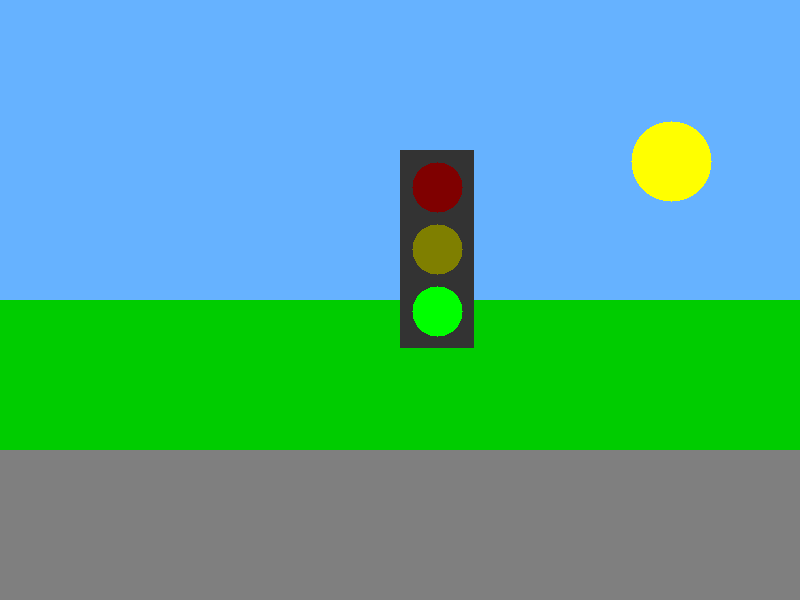
#> input picture PS2/input_images/scene_tl_1.png, 800 x 600 px; its folder holds 6 pictures in this run
$ python experiment.py   (Python 2 division)
#> lines starting #> are read from the running program, lines starting #| are printed output that depends on the picture; after the words box and inside, x2 and y2 are one past the last pixel; in counts of white or black regions, pixels touching at a corner belong together
### PS2/ps2.py
import cv2
import numpy as np
from matplotlib import pyplot as plt


def traffic_light_detection(img_in, radii_range):
    """Finds the coordinates of a traffic light image given a radii
    range.
    Use the radii range to find the circles in the traffic light and
    identify which of them represents the yellow light.
    Analyze the states of all three lights and determine whether the
    traffic light is red, yellow, or green. This will be referred to
    as the 'state'.
    It is recommended you use Hough tools to find these circles in
    the image.
    The input image may be just the traffic light with a white
    background or a larger image of a scene containing a traffic
    light.
    Args:
        img_in (numpy.array): image containing a traffic light.
        radii_range (list): range of radii values to search for.
    Returns:
        tuple: 2-element tuple containing:
        coordinates (tuple): traffic light center using the (x, y)
                             convention.
        state (str): traffic light state. A value in {'red', 'yellow',
                     'green'}
    """
    img_copy = np.copy(img_in)
    gray = cv2.cvtColor(img_copy, cv2.COLOR_BGR2GRAY)
    #canny = cv2.Canny(gray,30,70)

    circles = cv2.HoughCircles(gray, method=cv2.HOUGH_GRADIENT,dp=1.5, minDist= 10,param1=70,param2=25,minRadius=radii_range[0],maxRadius=radii_range[-1])
    circles = circles.squeeze(0)

    hsv = cv2.cvtColor(img_copy, cv2.COLOR_BGR2HSV)
    #sort from from the lowest (pixel) in y to largest (red,yellow, green)
    circles = circles[circles[:,1].argsort()]
    states = ['red','yellow','green']
    max_intesity = 0 # use value of HSV
    circles_x =[]
    circles_y = []
    for i in range(len(circles)):
        #intensity = gray[int(circles[i][1]),int(circles[i][0])]
        circles_x.append(circles[i][0])
        circles_y.append(circles[i][1])
        intensity = hsv[int(circles[i][1]),int(circles[i][0])]
        if intensity[-1] > max_intesity: #use the value in HSV
            color_index= i


    circles_x = np.array(circles_x)
    circles_y = np.array(circles_y)
    traffic_coordinates = (np.median(circles_x),np.median(circles_y))
    # cv2.imshow("canny",canny)
    # cv2.waitKey()

    return traffic_coordinates, states[color_index]


def construction_sign_detection(img_in):
    """Finds the centroid coordinates of a construction sign in the
    provided image.
    Args:
        img_in (numpy.array): image containing a traffic light.
    Returns:
        (x,y) tuple of the coordinates of the center of the sign.
    """
    img_copy = np.copy(img_in)
    gray = cv2.cvtColor(img_copy, cv2.COLOR_BGR2GRAY)
    canny = cv2.Canny(gray,30,70)
    # [5 lines of commented-out code are left out]
    minLineLength = 0
    maxLineGap = 0
    lines = cv2.HoughLinesP(canny, 1, np.pi / 4, 45, minLineLength, maxLineGap)
    result_image = img_copy
    ploygon_x =[]
    ploygon_y = []
    #tolerance = 10
    if lines is not None:
       for line in lines:
           x1, y1, x2, y2 = line[0]
           #cv2.line(result_image, (x1, y1), (x2, y2), (255, 0, 0), 3)

           if x2-x1 != 0:
               slope = (y2-y1)/(x2-x1)
               if abs(slope)==1:
                   print(slope)
                   ploygon_x.append(x1)
                   ploygon_x.append(x2)
                   ploygon_y.append(y1)
                   ploygon_y.append(y2)
                   cv2.line(result_image, (x1, y1), (x2, y2), (255, 0, 0), 3)
                   #print(pt1)
                   #ploygon_lines.append((pt1,pt2))

    ploygon_x = np.array(ploygon_x)
    ploygon_y = np.array(ploygon_y)

    #cv2.imshow("canny",result_image)
    #cv2.waitKey()

    return np.median(ploygon_x),np.median(ploygon_y)


# [298 lines left out: functions template_match, dft, idft, dft2, idft2, compress_image_fft and 1 more, not called in this run]

### PS2/experiment.py
import os
import cv2
import numpy as np
from matplotlib import pyplot as plt

import ps2

INPUT_DIR = "input_images/"
OUTPUT_DIR = "output_images/"

# -- display utils
marker_color = (255, 0, 255)
text_color = (90, 90, 90)
text_thickness = 2
font_face = cv2.FONT_HERSHEY_SIMPLEX
font_scale = 0.5


def place_text(text, center, img, cache={}):
    if "y_offset" in cache:
        cache["y_offset"] *= -1
    else:
        cache["y_offset"] = -30
    size = cv2.getTextSize(text, font_face, font_scale, text_thickness)
    y = center[1] + cache["y_offset"]
    if size[0][0] + center[0] > img.shape[1]:
        x = center[0] - size[0][0] - 5
    else:
        x = center[0] + 5
    cv2.rectangle(img, (x, y - size[0][1] - size[1]),
                  (x + size[0][0], y + size[0][1] - size[1]), (255, 255, 255),
                  cv2.FILLED)
    cv2.putText(img, text, (x, y), font_face, font_scale, text_color,
                text_thickness)


def draw_tl_center(image_in, center, state):
    """Marks the center of a traffic light image and adds coordinates
    with the state of the current image
    Use OpenCV drawing functions to place a marker that represents the
    traffic light center. Additionally, place text using OpenCV tools
    that show the numerical and string values of the traffic light
    center and state. Use the following format:
        ((x-coordinate, y-coordinate), 'color')
    See OpenCV's drawing functions:
    http://docs.opencv.org/2.4/modules/core/doc/drawing_functions.html
    Make sure the font size is large enough so that the text in the
    output image is legible.
    Args:
        image_in (numpy.array): input image.
        center (tuple): center numeric values.
        state (str): traffic light state values can be: 'red',
                     'yellow', 'green'.
    Returns:
        numpy.array: output image showing a marker representing the
        traffic light center and text that presents the numerical
        coordinates with the traffic light state.
    """
    center = (int(center[0]), int(center[1]))
    output = image_in
    cv2.drawMarker(output,
                   center,
                   marker_color,
                   markerType=cv2.MARKER_CROSS,
                   markerSize=11,
                   thickness=2)
    text = "(({}, {}), '{}')".format(center[0], center[1], state)
    place_text(text, center, output)
    return output


def mark_traffic_signs(image_in, signs_dict):
    """Marks the center of a traffic sign and adds its coordinates.
    This function uses a dictionary that follows the following
    structure:
    {'sign_name_1': (x, y), 'sign_name_2': (x, y), etc.}
    Where 'sign_name' can be: 'stop', 'no_entry', 'yield',
    'construction', and 'warning'.
    Use cv2.putText to place the coordinate values in the output
    image.
    Args:
        signs_dict (dict): dictionary containing the coordinates of
        each sign found in a scene.
    Returns:
        numpy.array: output image showing markers on each traffic
        sign.
    """
    output = image_in
    items = []
    for k, center in signs_dict.items():
        items.append((int(center[0]), k, center))
    items.sort()

    for _, k, center in items:
        center = (int(center[0]), int(center[1]))
        cv2.drawMarker(output,
                       center,
                       marker_color,
                       markerType=cv2.MARKER_CROSS,
                       markerSize=11,
                       thickness=2)
        text = "{}: ({}, {})".format(k, center[0], center[1])
        place_text(text, center, output)
    return output


def part_1a():

    input_images = ['scene_tl_1']
    output_labels = ['ps2-1-a-1']

    # Define a radii range, you may define a smaller range based on your
    # observations.
    radii_range = range(10, 30, 1)

    for img_in, label in zip(input_images, output_labels):

        tl = cv2.imread("input_images/{}.png".format(img_in))
#> tl is the input picture: shape (600, 800, 3); mean B, G, R 151.6, 169.4, 84
        coords, state = ps2.traffic_light_detection(tl, radii_range)
#> in traffic_light_detection, `gray = cv2.cvtColor(img_copy, cv2.COLOR_BGR2GRAY)`:
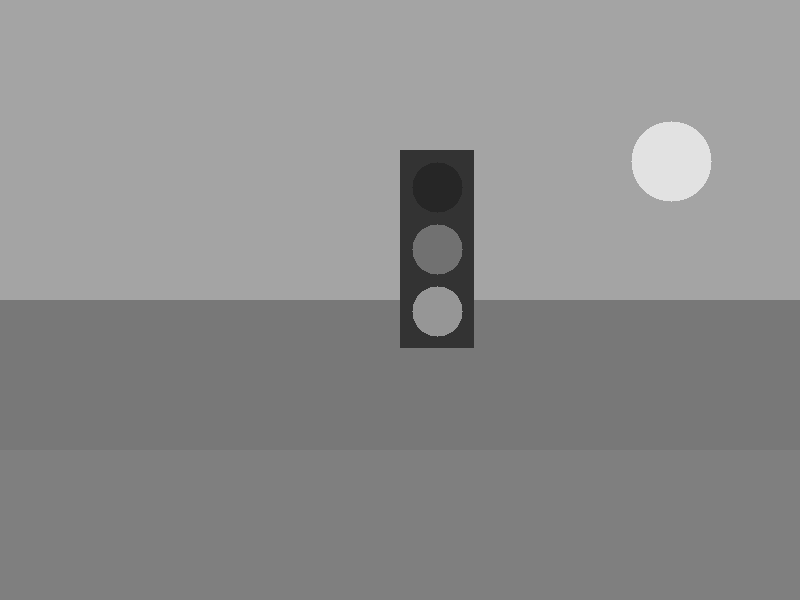
#> gray: shape (600, 800); min 38, max 226, mean 141.9
#> in traffic_light_detection, `circles = cv2.HoughCircles(gray, method=cv2.HOUGH_GRADIENT,dp=1.5, min..`: circles = [[438.8, 312.8, 27.25], [438.8, 249.8, 23.5], [434.2, 186.8, 27.25]]
#> in traffic_light_detection, `hsv = cv2.cvtColor(img_copy, cv2.COLOR_BGR2HSV)`: hsv: shape (600, 800, 3); mean H, S, V 64.2, 139, 205.9
#> in traffic_light_detection, `circles = circles[circles[:,1].argsort()]`: circles = [[434.2, 186.8, 27.25], [438.8, 249.8, 23.5], [438.8, 312.8, 27.25]]
#> the loop in traffic_light_detection, `for i in range(len(circles)):` made 3 passes
#> intensity on passes 1 to 3: [0, 255, 127], [30, 255, 127], [60, 255, 255]
#> after the loop in traffic_light_detection, `for i in range(len(circles)):`: circles_x = [434.2, 438.8, 438.8]; circles_y = [186.8, 249.8, 312.8]
#> in traffic_light_detection, `traffic_coordinates = (np.median(circles_x),np.median(circles_y))`: traffic_coordinates = (438.8, 249.8)
#> coords = (438.8, 249.8); state = 'green'

        img_out = draw_tl_center(tl, coords, state)
#> in draw_tl_center, `center = (int(center[0]), int(center[1]))`: center = (438, 249)
#> in draw_tl_center, `cv2.drawMarker(output, center, marker_color, markerType=cv2.MARKER_CRO..`: output: shape (600, 800, 3); 0.01% of pixels changed, all inside (x1, y1, x2, y2) = (432, 243, 445, 256)
#> in draw_tl_center, `text = "(({}, {}), '{}')".format(center[0], center[1], state)`: text = "((438, 249), 'green')"
#> in place_text, `y = center[1] + cache["y_offset"]`: y = 219
#> in place_text, `x = center[0] + 5`: x = 443
#> in place_text, `cv2.putText(img, text, (x, y), font_face, font_scale, text_color, text..`:
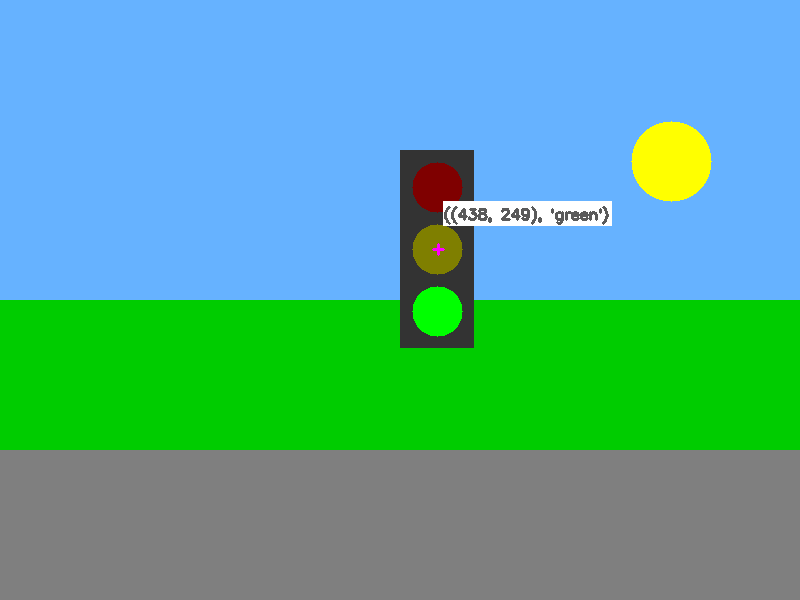
#> img: shape (600, 800, 3); mean B, G, R 151.6, 169.9, 85
        cv2.imwrite(os.path.join(OUTPUT_DIR,"{}.png".format(label)), img_out)


def part_1b():

    input_images = ['scene_constr_1']

    output_labels = ['ps2-1-b-1']

    sign_fns = [ps2.construction_sign_detection]

    sign_labels = ['construction']

    for img_in, label, fn, name in zip(input_images, output_labels, sign_fns,
                                       sign_labels):

        sign_img = cv2.imread("input_images/{}.png".format(img_in))
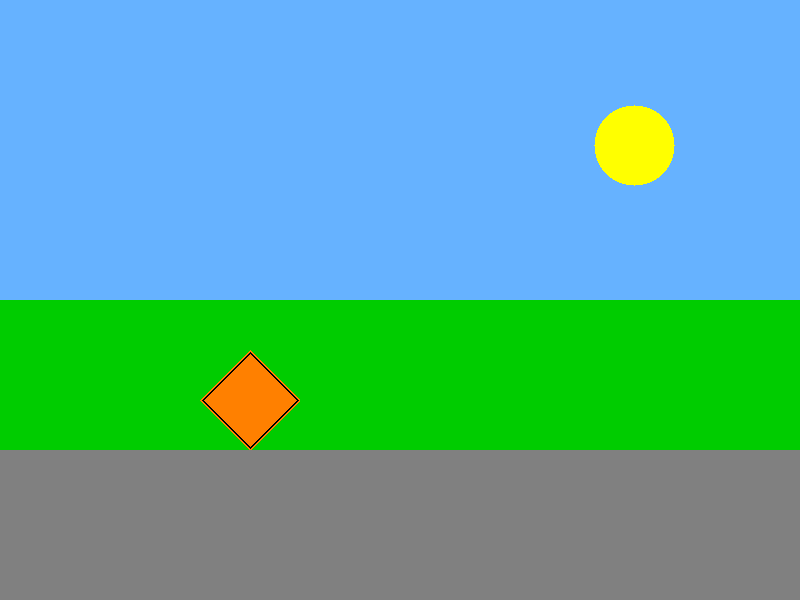
#> input picture PS2/input_images/scene_constr_1.png, 800 x 600 px
#> sign_img is the input picture: shape (600, 800, 3); mean B, G, R 156.8, 171.9, 87.1
        coords = fn(sign_img)
#> in construction_sign_detection, `gray = cv2.cvtColor(img_copy, cv2.COLOR_BGR2GRAY)`:
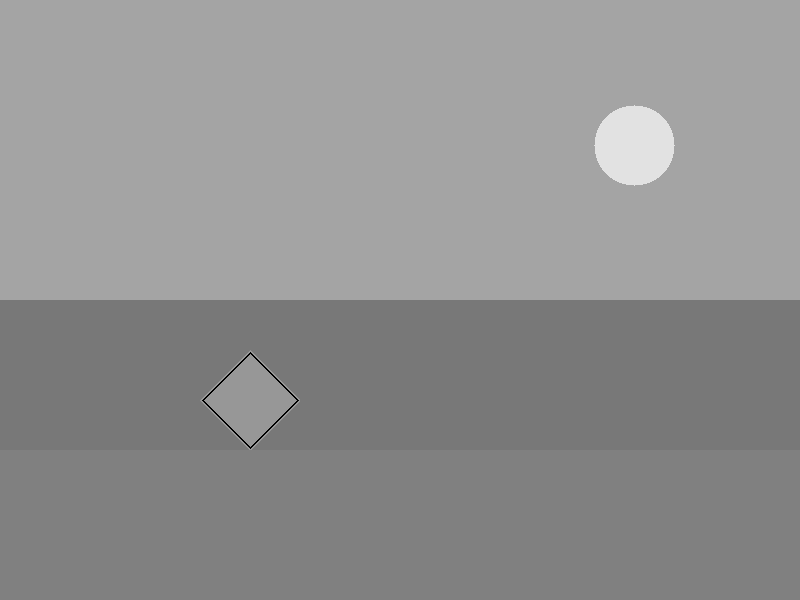
#> gray: shape (600, 800); min 0, max 226, mean 144.9
#> in construction_sign_detection, `canny = cv2.Canny(gray,30,70)`:
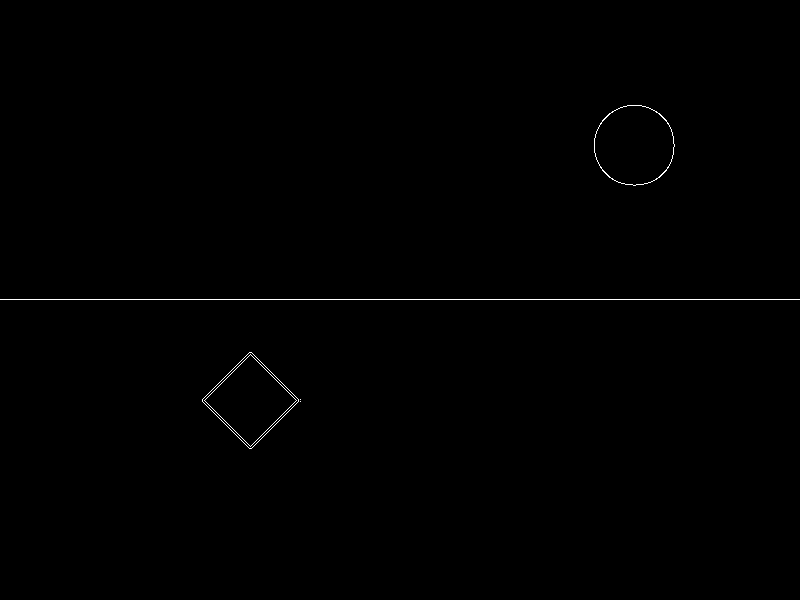
#> canny: shape (600, 800); 0.3% white in thin lines or dots, all inside (x1, y1, x2, y2) = (0, 105, 800, 449)
#> in construction_sign_detection, `lines = cv2.HoughLinesP(canny, 1, np.pi / 4, 45, minLineLength, maxLin..`: lines = [[0, 299, 799, 299], [250, 354, 296, 400], [202, 399, 249, 352], [251, 448, 298, 401], [204, 400, 249, 355], [250, 446, 295, 401], [202, 401, 249, 448], [251, 352, 298, 399]]
#> the loop in construction_sign_detection, `for line in lines:` made 8 passes
#> (x1, y1, x2, y2, slope) on passes 1 to 8: (0, 299, 799, 299, 0), (250, 354, 296, 400, 1), (202, 399, 249, 352, -1), (251, 448, 298, 401, -1), (204, 400, 249, 355, -1), (250, 446, 295, 401, -1), (202, 401, 249, 448, 1), (251, 352, 298, 399, 1)
#| 1
#| -1
#| -1
#| -1
#| -1
#| 1
#| 1
#> after the loop in construction_sign_detection, `for line in lines:`:
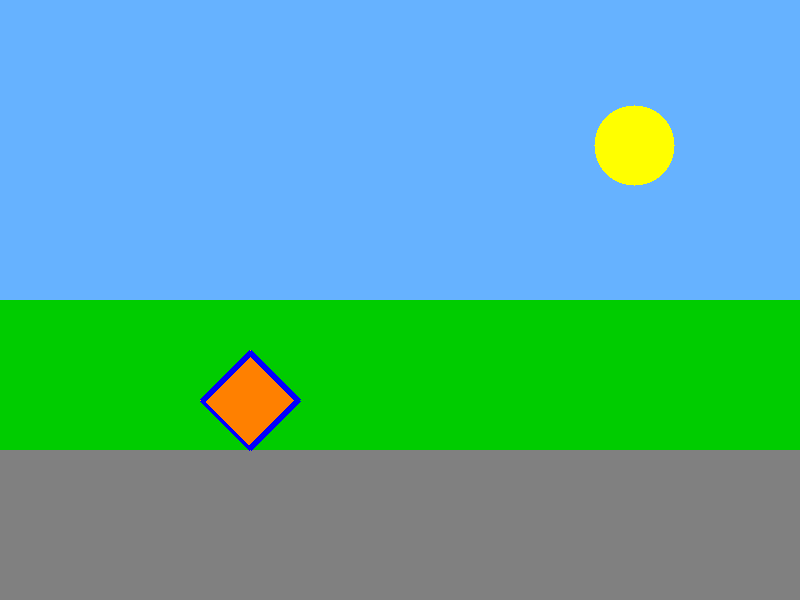
#> result_image: shape (600, 800, 3); 0.29% of pixels changed, all inside (x1, y1, x2, y2) = (200, 350, 301, 451)
#> after the loop in construction_sign_detection, `for line in lines:`: ploygon_x = [250, 296, 202, 249, 251, 298, 204, 249, 250, 295, 202, 249, 251, 298]; ploygon_y = [354, 400, 399, 352, 448, 401, 400, 355, 446, 401, 401, 448, 352, 399]
#> coords = (250, 400)

        temp_dict = {name: coords}
#> temp_dict = {'construction': (250, 400)}
        img_out = mark_traffic_signs(sign_img, temp_dict)
#> the loop in mark_traffic_signs, `for k, center in signs_dict.items():` made 1 pass
#> after the loop in mark_traffic_signs, `for k, center in signs_dict.items():`: items = [(250, 'construction', (250, 400))]
#> the loop in mark_traffic_signs, `for _, k, center in items:` made 1 pass
#> (k, size in place_text, y in place_text, x in place_text) on pass 1: ('construction', ((198, 12), 6), 430, 255)
#> after the loop in mark_traffic_signs, `for _, k, center in items:`:
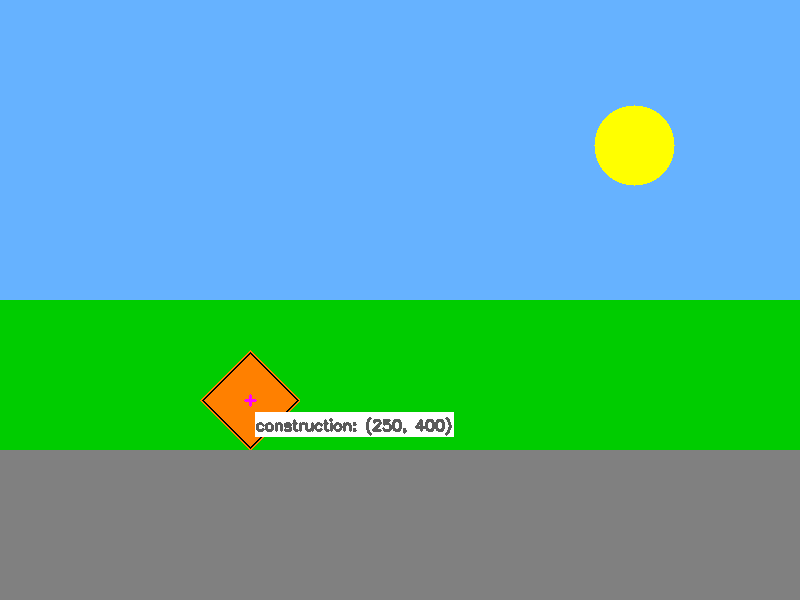
#> output: shape (600, 800, 3); 1.05% of pixels changed, all inside (x1, y1, x2, y2) = (244, 394, 454, 437)
        cv2.imwrite(os.path.join(OUTPUT_DIR,"{}.png".format(label)), img_out)


def template_match_test():
    input_images = ['scene_tl_1', 'scene_constr_1', 'waldo_1']
    output_labels = ['ps2-2-a-1', 'ps2-2-b-1', 'ps2-2-c-1']
    templates = [
        'tl_template.png', 'construction_template.png', 'waldo1_template.png'
    ]
    for img_fl, img_template_fl, label in zip(
            input_images,
            templates,
            output_labels,
    ):
        img_in = cv2.imread("input_images/{}.png".format(img_fl))
        img_template = cv2.imread(
            "input_images/{}".format(img_template_fl))
        if img_template_fl == 'construction_template.png':
            lower_white = np.array([220, 220, 220], dtype=np.uint8)
            upper_white = np.array([255, 255, 255], dtype=np.uint8)
            mask = cv2.inRange(img_template, lower_white, upper_white) # could also use threshold
            img_template = cv2.bitwise_not(img_template, img_template, mask)
            img_template = cv2.resize(img_template,(100,100))
#> (the run stopped early here; a loop or call above may not have finished)
